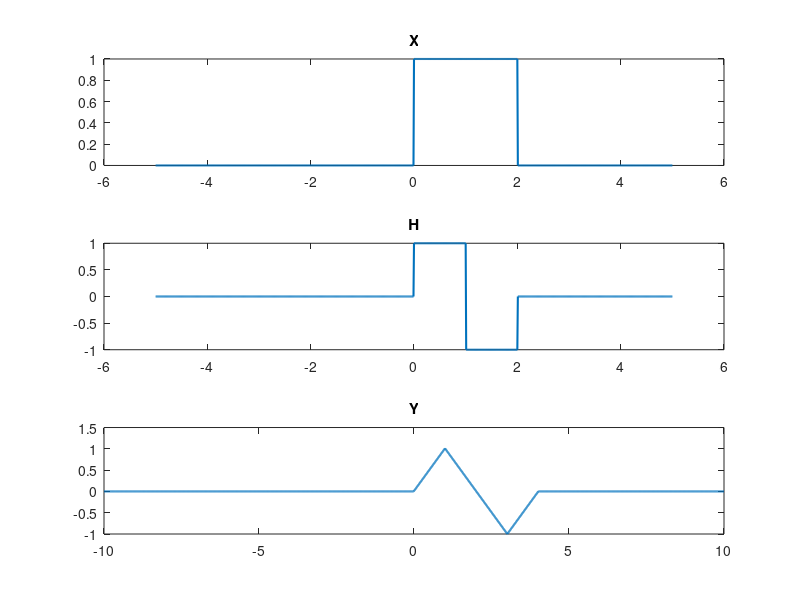

The MATLAB source for this figure:
%%Convolution 
t=-5:0.01:5;
x1=1;x2=-1;
x=x1.*((t>=0)&(t<=2));
h=x1.*((t>=0)&(t<=1))+x2.*((t>1)&(t<=2));
y=conv(h,x)*0.01;
t_y = linspace(2 * t(1), 2 * t(end), length(y));
subplot(3,1,1);
plot(t,x,'Linewidth',1.5);
title("X");

subplot(3,1,2);
plot(t,h,'Linewidth',1.5);
title("H");

subplot(3,1,3);
plot(t_y,y,'Linewidth',1.5);
title("Y");